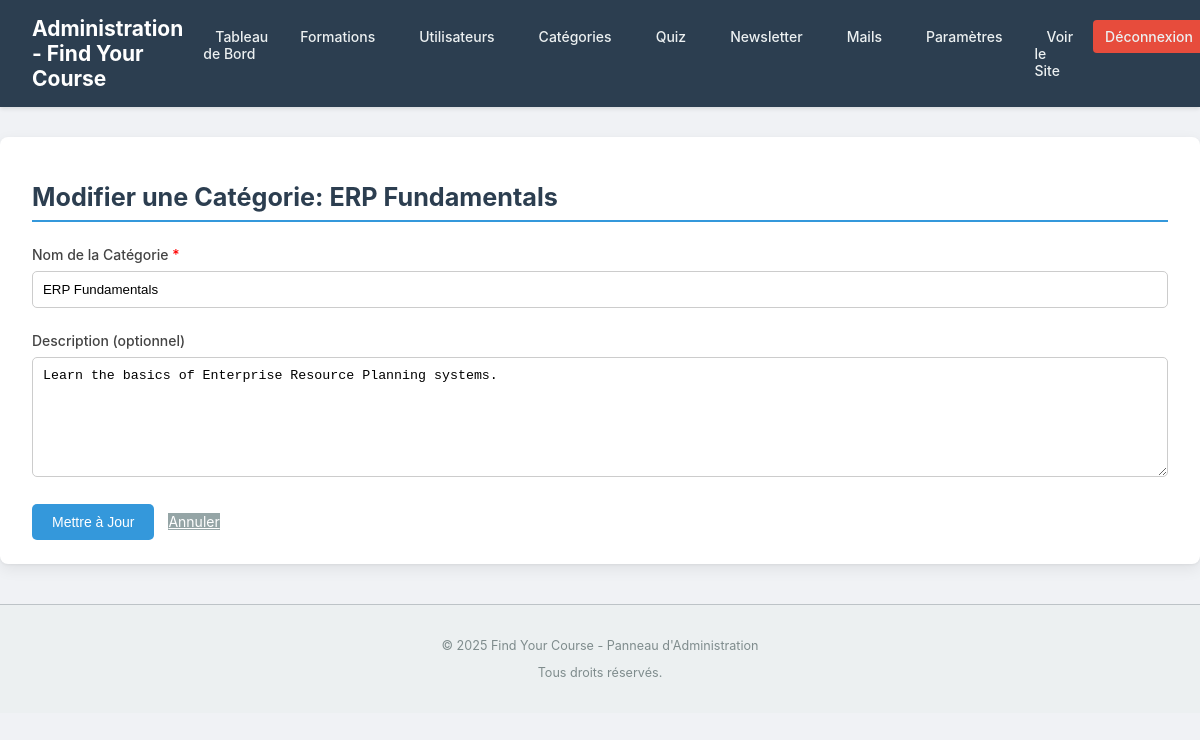
/admin/edit_category.php?id=1 (signed in), run on the app's committed database.
### tables this page shows
CREATE TABLE `categories` (
  `id` INT AUTO_INCREMENT PRIMARY KEY,
  `name` VARCHAR(100) NOT NULL UNIQUE,
  `description` TEXT DEFAULT NULL
);

### admin/edit_category.php (the view, shortened to what this page needs)
<?php
$admin_page_title = "Modifier une Catégorie";
require_once '../includes/admin_header.php';
$category_id_to_edit = filter_input(INPUT_GET, 'id', FILTER_VALIDATE_INT);
$category_data = null;
$stmt_fetch = $conn->prepare("SELECT id, name, description FROM categories WHERE id = ?");
$stmt_fetch->bind_param("i", $category_id_to_edit);
$stmt_fetch->execute();
$result_fetch = $stmt_fetch->get_result();
if ($result_fetch->num_rows === 1) {
    $category_data = $result_fetch->fetch_assoc();
} else {
    $_SESSION['message'] = '<p class="admin-error-message">Catégorie non trouvée.</p>';
    redirect(getBaseUrl() . '/admin/manage_categories.php');
    exit;
}
$category_name = $category_data['name'];
$category_description = $category_data['description'];
?>
<h2><?php echo htmlspecialchars($admin_page_title); ?>: <?php echo htmlspecialchars($category_data['name']); ?></h2>
<form action="edit_category.php?id=<?php echo $category_id_to_edit; ?>" method="POST" class="admin-form">
    <div class="form-group">
        <label for="category_name">Nom de la Catégorie <span style="color:red;">*</span></label>
        <input type="text" id="category_name" name="category_name" value="<?php echo htmlspecialchars($category_name); ?>" required>
    </div>
    <div class="form-group">
        <label for="category_description">Description (optionnel)</label>
        <textarea id="category_description" name="category_description" rows="4"><?php echo htmlspecialchars($category_description); ?></textarea>
    </div>
    <div class="form-actions">
        <button type="submit" class="admin-button-primary">Mettre à Jour</button>
        <a href="manage_categories.php" class="admin-button-secondary" style="margin-left:10px;">Annuler</a>
    </div>
</form>
<?php
require_once '../includes/admin_footer.php';
?>

### assets/css/admin_style.css (style rules this page uses)
body.admin-body { font-family: -apple-system, BlinkMacSystemFont, "Segoe UI", Roboto, Helvetica, Arial, sans-serif; margin: 0; padding: 0; background-color: #f0f2f5; color: #333; font-size: 14px; }
main.admin-main h2 { font-size: 1.8em; color: #2c3e50; margin-bottom: 1.5rem; padding-bottom: 0.5rem; border-bottom: 2px solid #3498db; }
.admin-form .form-group { margin-bottom: 1.5rem; }
.admin-form label { display: block; font-weight: 500; margin-bottom: 0.5rem; color: #444; }
.admin-form input[type="text"], .admin-form input[type="email"], .admin-form input[type="password"], .admin-form input[type="number"], .admin-form input[type="url"], .admin-form textarea, .admin-form select { width: 100%; padding: 10px; border: 1px solid #ccc; border-radius: 5px; box-sizing: border-box; font-size: 0.95em; transition: border-color 0.2s ease, box-shadow 0.2s ease; }
.admin-form textarea { min-height: 120px; resize: vertical; }
.admin-button-primary, .admin-form button[type="submit"] { background-color: #3498db; color: white; padding: 10px 20px; border: none; border-radius: 5px; cursor: pointer; font-size: 1em; font-weight: 500; transition: background-color 0.2s ease; text-decoration: none; display: inline-block; }
.admin-button-secondary { background-color: #95a5a6; color: white; }

### data on the page
categories: name "ERP Fundamentals", category_name "ERP Fundamentals", category_description "Learn the basics of Enterprise Resource Planning systems."

### other printed values
$admin_page_title "Modifier une Catégorie"
